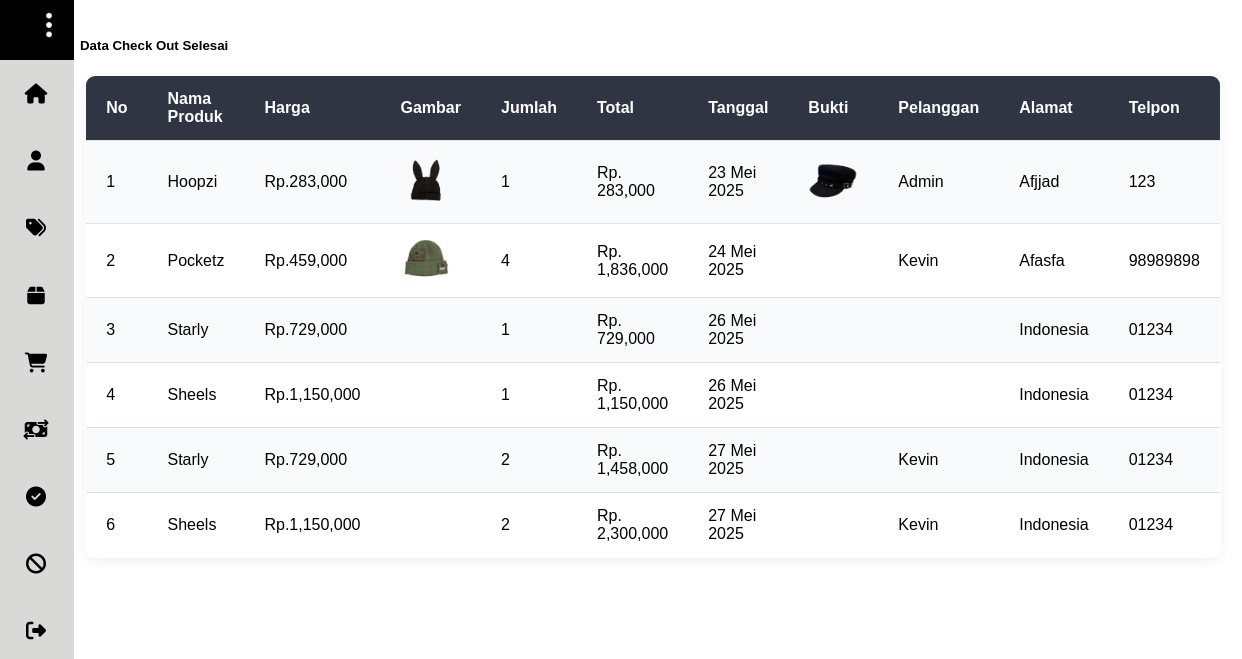
The page /admin_kevin/selesai.php (signed in) on the database its author committed.
### tables this page shows
CREATE TABLE `t_checkout` (
  `id_checkout` int(11) NOT NULL,
  `id_product` int(11) NOT NULL,
  `jml` int(11) NOT NULL,
  `id_admin` int(11) NOT NULL,
  `total` int(11) NOT NULL,
  `proof` varchar(50) NOT NULL,
  `validation` varchar(50) NOT NULL,
  `status` varchar(50) NOT NULL,
  `date` date NOT NULL
);

CREATE TABLE `t_product` (
  `id_product` int(11) NOT NULL,
  `id_category` tinyint(4) NOT NULL,
  `product_name` varchar(100) NOT NULL,
  `product_description` text NOT NULL,
  `product_image` varchar(100) NOT NULL,
  `product_status` tinyint(4) NOT NULL,
  `data_created` timestamp NOT NULL DEFAULT current_timestamp() ON UPDATE current_timestamp(),
  `product_price` int(11) NOT NULL,
  `product_stock` int(11) NOT NULL,
  `color` varchar(25) NOT NULL DEFAULT 'black'
);

### admin_kevin/fungsi_indotgl.php (called while the page is built)
<?php
    function tgl_indo($tgl){
        $tanggal = substr($tgl,8,2);
        $bulan = getBulan(substr($tgl,5,2));
        $tahun = substr($tgl,0,4);
        return $tanggal.' '.$bulan.' '.$tahun;
    }
    function getBulan($bln){
        $blan = array('Januari','Februari','Maret','April','Mei','Juni','Juli','Agustus','September','Oktober','November','Desember');
        return $blan[$bln - 1];
    }
?>

### admin_kevin/selesai.php (the view, shortened to what this page needs)
<?php
    include 'session.php';
    include 'fungsi_indotgl.php';
?>
<!DOCTYPE html>
<html lang="en">
<head>
    <link rel="stylesheet" href="../style/styleadmin.css">
</head>
<body>
    <div class="wrapper">
        <div class="sidebar closed">
            <div class="sidebar-title"><b>connecta</b></div>
            <ul>
                <?php	include 'sidebar.php' ?>
            </ul>
        </div>
        <div class="section">
            <h5 class="card-title">Data Check Out Selesai</h5>
            <table class="table1">
                <tr>
                    <th>No</th>
                    <th>Nama Produk</th>
                    <th>Harga</th>
                    <th>Gambar</th>
                    <th>Jumlah</th>
                    <th>Total</th>
                    <th>Tanggal</th>
                    <th>Bukti</th>
                    <th>Pelanggan</th>
                    <th>Alamat</th>
                    <th>Telpon</th>
                </tr>
                <?php
                    $no = 1;
                    $admin_id = mysqli_query($conn, "SELECT admin_name, phone, admin_address, (jml*product_price) AS total, date, id_checkout, product_name, product_price, product_image, jml, proof, validation, status FROM t_product, t_checkout, t_admin WHERE t_admin.id_admin = t_checkout.id_admin AND t_checkout.id_product = t_product.id_product AND status = 'selesai'");
                    while($row = mysqli_fetch_assoc($admin_id)){
                        ?>
                            <tr>
                                <td><?php echo $no++ ?></td>
                                <td><?php echo $row['product_name'] ?></td>
                                <td>Rp.<?php echo number_format($row['product_price']) ?></td>
                                <td><a href="../produk/<?php echo $row['product_image'] ?>" target="_blank"></a><img src="../produk/<?php echo $row['product_image'] ?>" alt="" width="50px"></td>
                                <td><?php echo $row['jml'] ?></td>
                                <td>Rp. <?php echo number_format($row['total']) ?></td>
                                <td><?php echo tgl_indo($row['date']) ?></td>
                                <td><a href="../bukti_transfer/<?php echo $row['proof'] ?>" target="_blank"></a><img src="../bukti_transfer/<?php echo $row['proof'] ?>" alt="" width="50px"></td>
                                <td><?php echo $row['admin_name'] ?></td>
                                <td><?php echo $row['admin_address'] ?></td>
                                <td><?php echo $row['phone'] ?></td>
                            </tr>
                        <?php
                    }
                ?>
            </table>
        </div>
    </div>
</body>
</html>

### style/styleadmin.css (style rules this page uses)
:root { --color1: black; --color2: #7886C7; --color3: #A9B5DF; --color4: #f2f2ff; --color5: #d9d9d8; }
body { margin: 0; font-family: Arial, sans-serif; background-color: black; text-transform: capitalize; }
.wrapper { width: 100%; height: 100vh; display: flex; }
.sidebar { width: 15rem; height: 100%; background: var(--color5); position: fixed; left: 0; top: 0; transition: all 0.5s ease; overflow: hidden; }
.sidebar.closed { width: calc(4rem + 4.8px * 2); }
.sidebar-title { position: relative; height: 60px; background: var(--color1); color: white; text-align: center; line-height: 50px; }
.sidebar ul { padding: 0; margin: 0; }
.section { min-height: 100vh; height: fit-content; flex: 1; margin-left: 15rem; background-color: white; padding: 1rem; transition: margin-left 0.5s ease; box-sizing: border-box; }
.sidebar.closed ~ .section { margin-left: 4rem; }
.table1 { width: 85%; margin: 0 auto; border-collapse: collapse; background-color: #fff; border: 1px solid #ddd; border-radius: 10px; overflow: hidden; box-shadow: 0 4px 12px rgba(0,0,0,0.06); }
.table1 th { background-color: #2f3542; color: #fff; }
.table1 th, td { padding: 14px 20px; text-align: left; border-bottom: 1px solid #e1e1e1; }
.table1 tr:nth-child(even) { background-color: #f9fafc; }
.table1 tr img { width: 50px; }

### rows shown on the page
t_checkout: id_product.product_name "Hoopzi", id_product.product_price "283,000", id_product.product_image (picture), jml "1", total "283,000", date "23 Mei 2025", proof (picture), id_admin.admin_name "Admin", id_admin.admin_address "Afjjad", id_admin.phone "123"
t_checkout: id_product.product_name "Pocketz", id_product.product_price "459,000", id_product.product_image (picture), jml "4", total "1,836,000", date "24 Mei 2025", id_admin.admin_name "Kevin", id_admin.admin_address "Afasfa", id_admin.phone "98989898"
t_checkout: id_product.product_name "Starly", id_product.product_price "729,000", jml "1", total "729,000", date "26 Mei 2025", id_admin.admin_address "Indonesia", id_admin.phone "01234"
t_checkout: id_product.product_name "Sheels", id_product.product_price "1,150,000", jml "1", total "1,150,000", date "26 Mei 2025", id_admin.admin_address "Indonesia", id_admin.phone "01234"
t_checkout: id_product.product_name "Starly", id_product.product_price "729,000", jml "2", total "1,458,000", date "27 Mei 2025", id_admin.admin_name "Kevin", id_admin.admin_address "Indonesia", id_admin.phone "01234"
t_checkout: id_product.product_name "Sheels", id_product.product_price "1,150,000", jml "2", total "2,300,000", date "27 Mei 2025", id_admin.admin_name "Kevin", id_admin.admin_address "Indonesia", id_admin.phone "01234"
